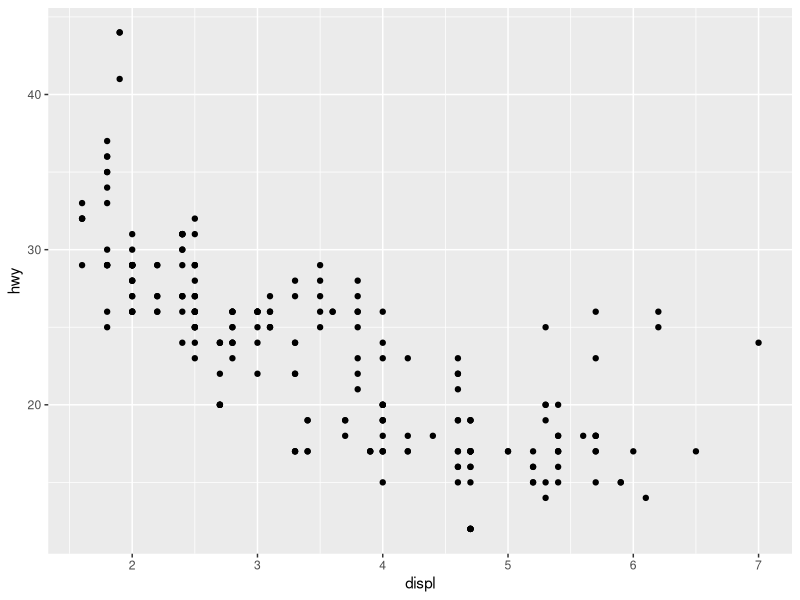
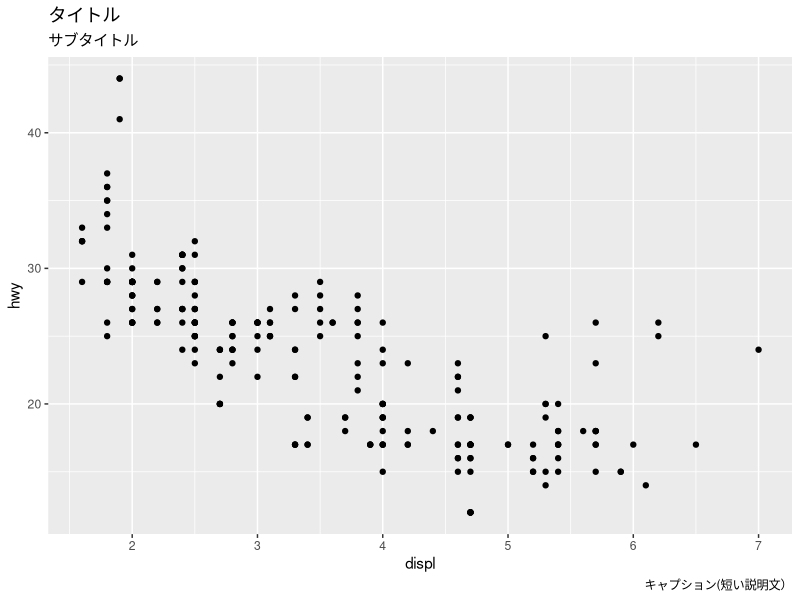
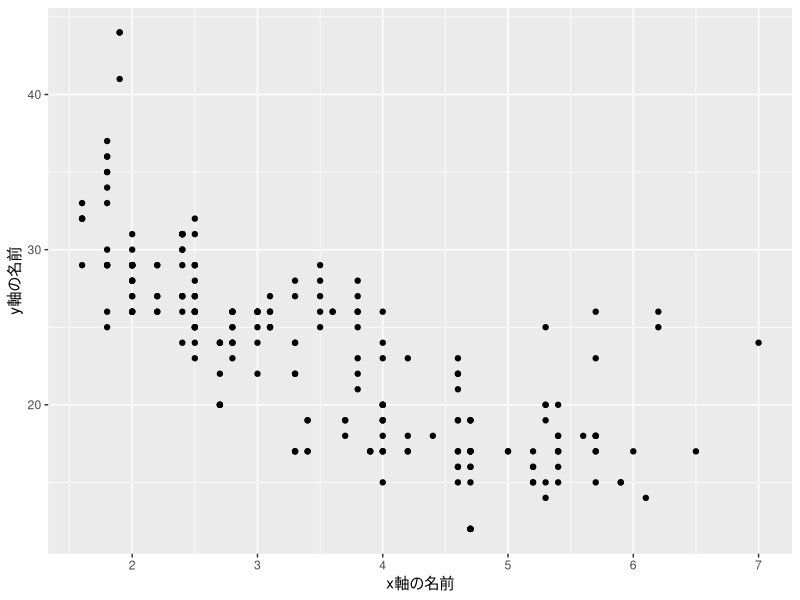
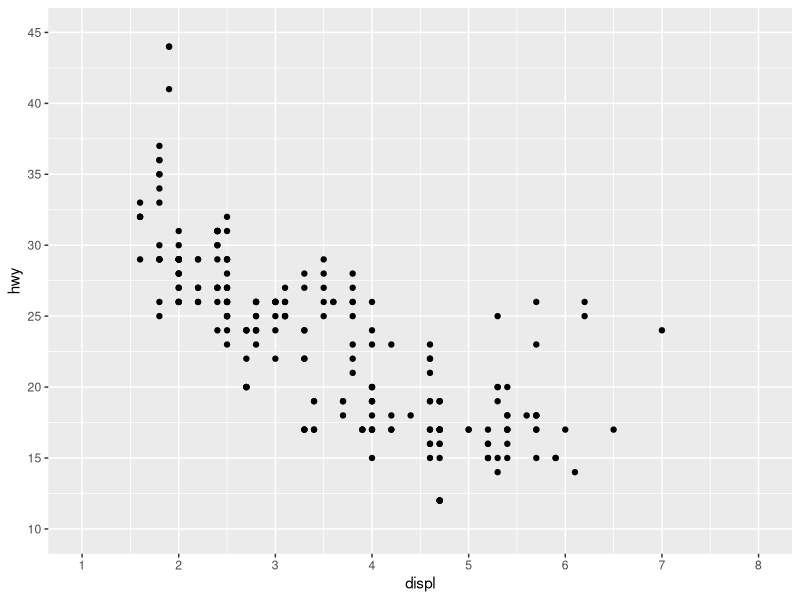
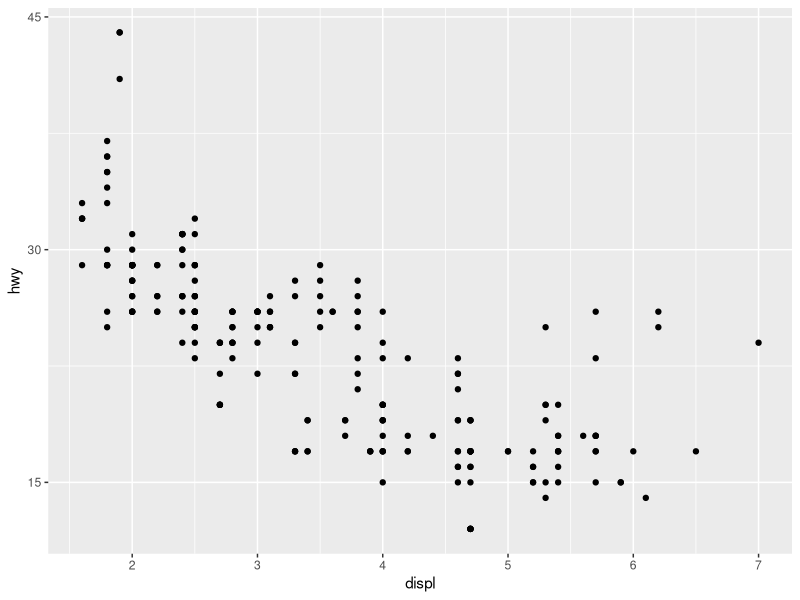
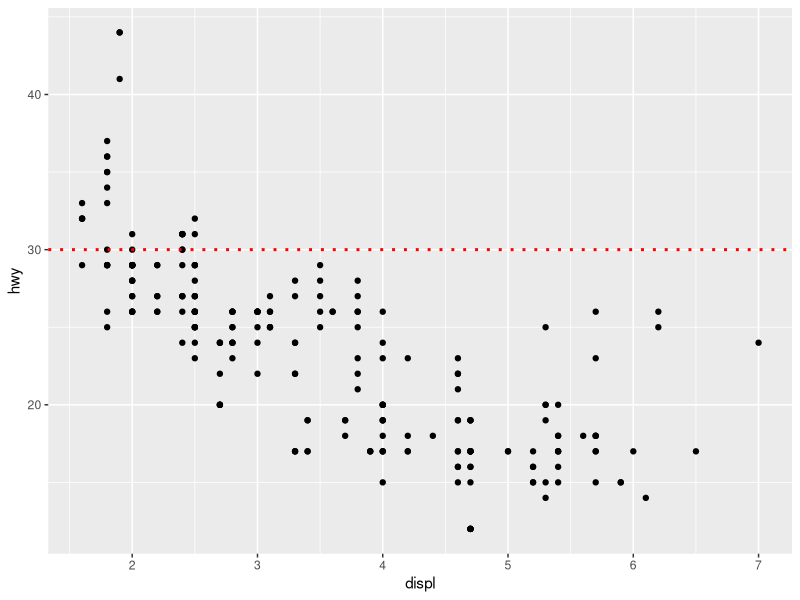
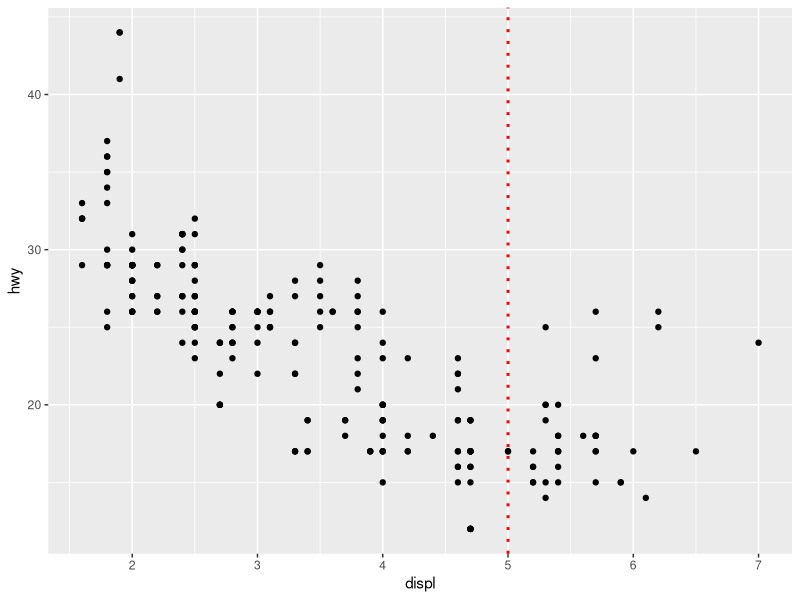
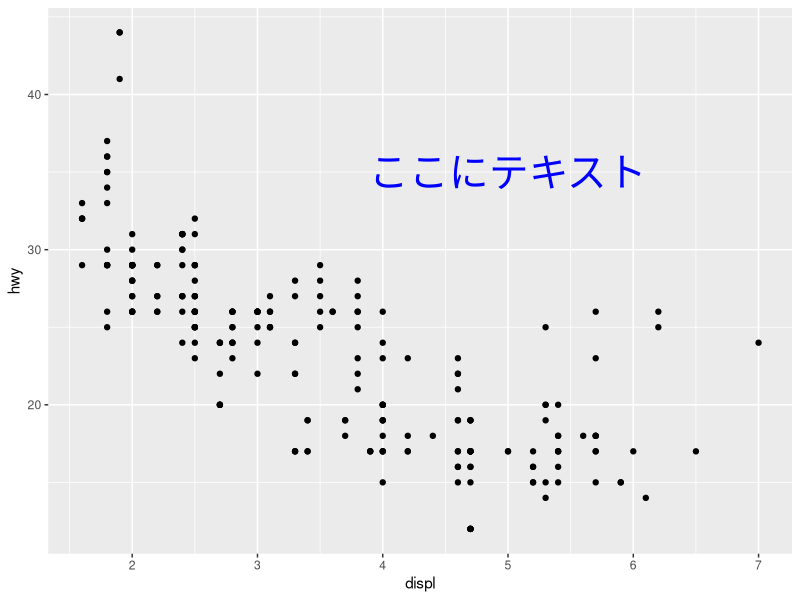

Write the R code that produced these figures, in order.
## ---- chunk 1
knitr::opts_chunk$set(echo = TRUE, warning = FALSE, message = FALSE)
## ---- chunk 2
library(tidyverse)
## ---- chunk 3
p <- 
ggplot(mpg, aes(x = displ, y = hwy)) +
  geom_point()
p 
## ---- chunk 4
p +
  labs(
    title = "タイトル",
    subtitle = "サブタイトル",
    caption = "キャプション(短い説明文）"
       )
## ---- chunk 5
p +
  labs(
    x = "x軸の名前",
    y = "y軸の名前"
       )
## ---- chunk 6
mpg %>% 
  select(displ, hwy) %>% 
  summary()
## ---- chunk 7
p +
  scale_x_continuous(
    breaks = seq(from = 1, to = 8, by = 1), # 1から8まで1ずつ増える
    limits = c(1, 8)) +                     # 1を表示したい場合
  scale_y_continuous(
    breaks = seq(from = 10, to = 45, by = 5), # 10から45まで5ずつ増える
    limits = c(10, 45))
## ---- chunk 8
p +
  scale_y_continuous(
    breaks = c(15, 30, 45))       
## ---- chunk 9
p +
  geom_hline(yintercept = 30,
             linetype = "dotted",
             color = "red",
             size = 1)

## ---- chunk 10
p +
  geom_vline(xintercept = 5,
             linetype = "dotted",
             color = "red",
             size = 1)

## ---- chunk 11
p +
  annotate("text",
           x = 5, y = 35,  # テキストの中心座標位置
           label = "ここにテキスト",
           color = "blue",
           size = 10)
## ---- chunk 12
p +
  theme_bw()
## ---- chunk 13
p +
  theme_classic()
## ---- chunk 14
pc <- 
ggplot(mpg) +
  geom_point(aes(displ, hwy,
                 color = class))

pc 
## ---- chunk 15
pc +
  scale_color_manual(values = c("red", "green", "blue", "yellow", "pink", "black", "brown"))
## ---- chunk 16
pc +
  scale_color_manual(values = c("red", "green", "blue", "yellow", "pink", "black", "brown"),
                     labels = c("二人乗り","小型","中型","ミニバン","貨物","サブコンパクト","SUV"))
## ---- chunk 17
pc +
  facet_wrap(vars(class))
## ---- chunk 18
pc +
  facet_wrap(vars(class),
             ncol = 2)
